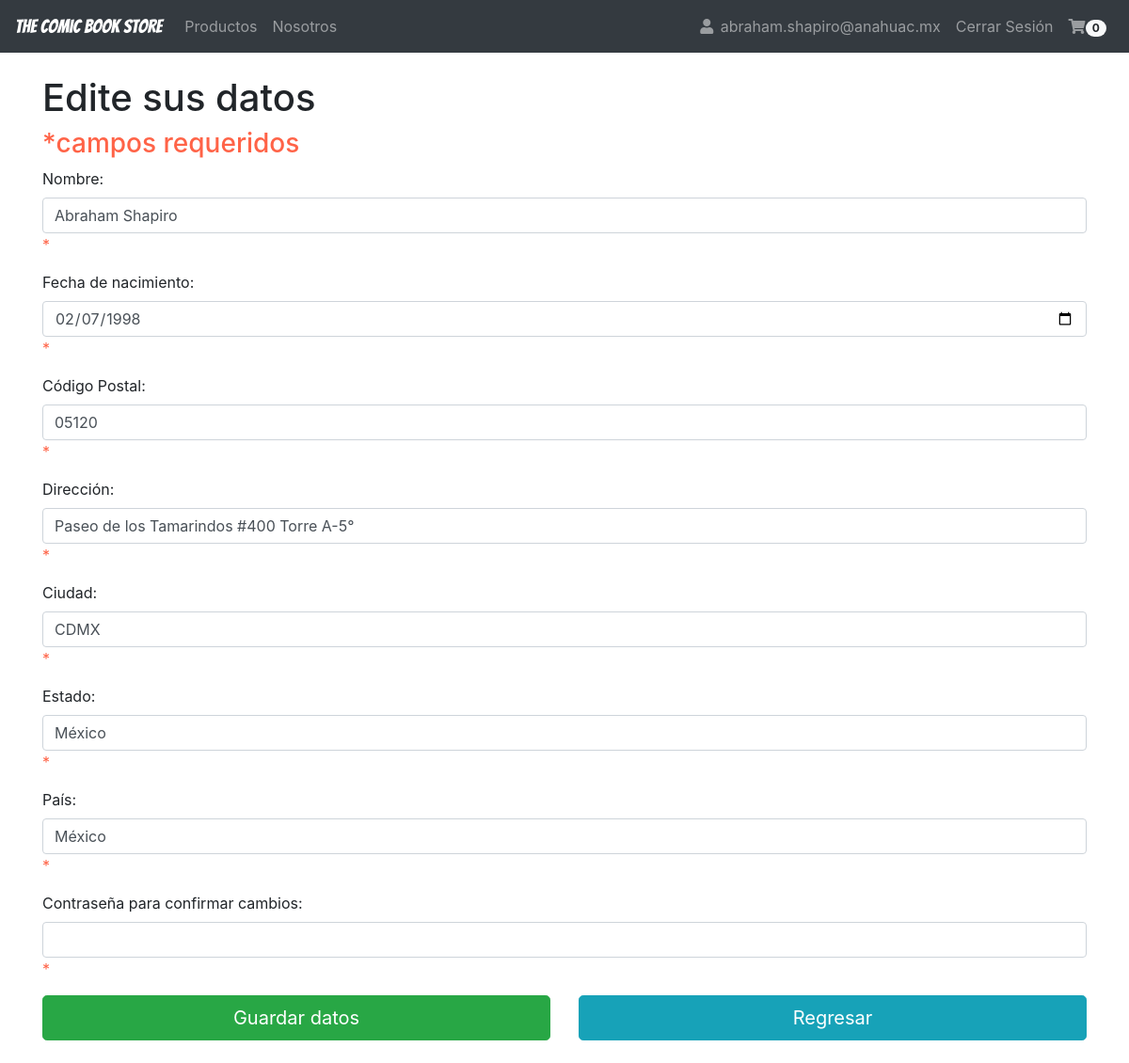
Screenshot of /editar_perfil.php (signed in) with the database file from the repository.
### tables this page shows
CREATE TABLE `usuarios` (
  `id_usuario` int(11) NOT NULL,
  `nombre` varchar(100) NOT NULL,
  `correo` varchar(50) DEFAULT NULL,
  `passwd` varchar(20) NOT NULL,
  `fecha_nacimiento` date NOT NULL,
  `numero_tarjeta` varchar(18) NOT NULL,
  `cp` varchar(5) NOT NULL,
  `direccion` varchar(150) NOT NULL,
  `ciudad` varchar(50) NOT NULL,
  `estado` varchar(50) NOT NULL,
  `pais` varchar(100) NOT NULL
);

### editar_perfil.php (the view, shortened to what this page needs)
<!DOCTYPE html>
<html lang="en">
<head>
    <?require('estilo.php');?>
</head>
<body>
    <?
    require('navtab.php');
     $nombre = $correo = $passwd = $passwd2 = $fecha = $sitio = $cp =  $direccion = $ciudad = $pais = $estado= $num_tar = "";
     $conn = mysqli_connect("localhost","root","root","tienda");
     $correo=$_SESSION['correo'];
         $query = "SELECT id_usuario, nombre, fecha_nacimiento,cp,direccion,ciudad,estado, pais FROM usuarios where correo = '$correo'";
         $result = mysqli_query($conn, $query);
         if (mysqli_num_rows($result ) > 0) {
         while($row = mysqli_fetch_assoc($result)) {
            $nombre = $row['nombre'];
             $fecha = $row['fecha_nacimiento'];
             $cp = $row['cp'];
             $direccion = $row['direccion'];
             $ciudad = $row['ciudad'];
             $estado = $row['estado'];
             $pais= $row['pais'];;
         }}
    ?>
     <div class="container" style="margin-top:80px">
    <h1>Edite sus datos</h1>
    <h3 class="error">*campos requeridos</h3>
    <form role="form" method="post"  action="verifica_usuario.php">
    <div class="form-group">
    <label for="nombre">Nombre:</label>
    <input type="text" class="form-control" name="nombre" id="nombre" value="<? echo $nombre;?>"><span class="error">*<?echo $_POST['Errnombre'];?></span>
    </div>
    <div class="form-group">
    <label for="fecha">Fecha de nacimiento:</label>
    <input type="date"  class="form-control" name="fecha" id="fecha" value="<? echo $fecha;?>"><span class="error">*<?echo $_POST['Errfecha'];?></span>
    </div>
    <div class="form-group">
    <label for="cp">Código Postal:</label>
    <input type="number" class="form-control" name="cp" id="cp" minlenght="5"  maxlenght="5" value="<? echo $cp;?>"><span class="error">*<?echo $_POST['Errcp'];?></span>
    </div>
    <div class="form-group">
    <label for="direccion">Dirección:</label>
    <input type="text" class="form-control" name="direccion" id="direccion"  maxlenght="150" value="<? echo $direccion;?>"><span class="error">*<?echo $_POST['Errdireccion'];?></span>
    </div>
    <div class="form-group">
    <label for="ciudad">Ciudad:</label>
    <input type="text" class="form-control" name="ciudad" id="ciudad"  maxlenght="50" value="<? echo $ciudad;?>"><span class="error">*<?echo $_POST['Errciudad'];?></span>
    </div>
    <div class="form-group">
    <label for="estado">Estado:</label>
    <input type="text" class="form-control" name="estado" id="estado"  maxlenght="50" value="<? echo $estado;?>"><span class="error">*<?echo $_POST['Errestado'];?></span>
    </div>
    <div class="form-group">
    <label for="pais">País:</label>
    <input type="text" class="form-control" name="pais" id="pais"  maxlenght="100" value="<? echo $pais;?>"><span class="error">*<?echo $_POST['Errpais'];?></span>
    </div>
    <div class="form-group">
    <label for="passwd">Contraseña para confirmar cambios:</label>
    <input type="password" class="form-control" name="passwd" id="passwd"  minlenght="8" maxlenght="20" value="<? echo $passwd;?>"><span class="error">*<?echo $_POST['Errpasswd'];?></span>
    </div>
    <div class="row">
    <div class="col"><input type="submit" class="btn btn-success btn-lg btn-block" value="Guardar datos"></div>
    <div class="col"><input type="button"  class="btn btn-info btn-lg btn-block" onclick="window.location='perfil.php'" value="Regresar"></div>
    </div>
    </form>
    </div>
   <br>
</body>
</html>

### editar_perfil.php (style rules this page uses)
.error { color: Tomato; }

### rows the page displays
usuarios: nombre "Abraham Shapiro", fecha "02/07/1998", cp "05120", direccion "Paseo de los Tamarindos #400 Torre A-5°", ciudad "CDMX", estado "México", pais "México"

### other values shown
$_SESSION['correo'] "abraham.shapiro@anahuac.mx"
$total_items "0"
